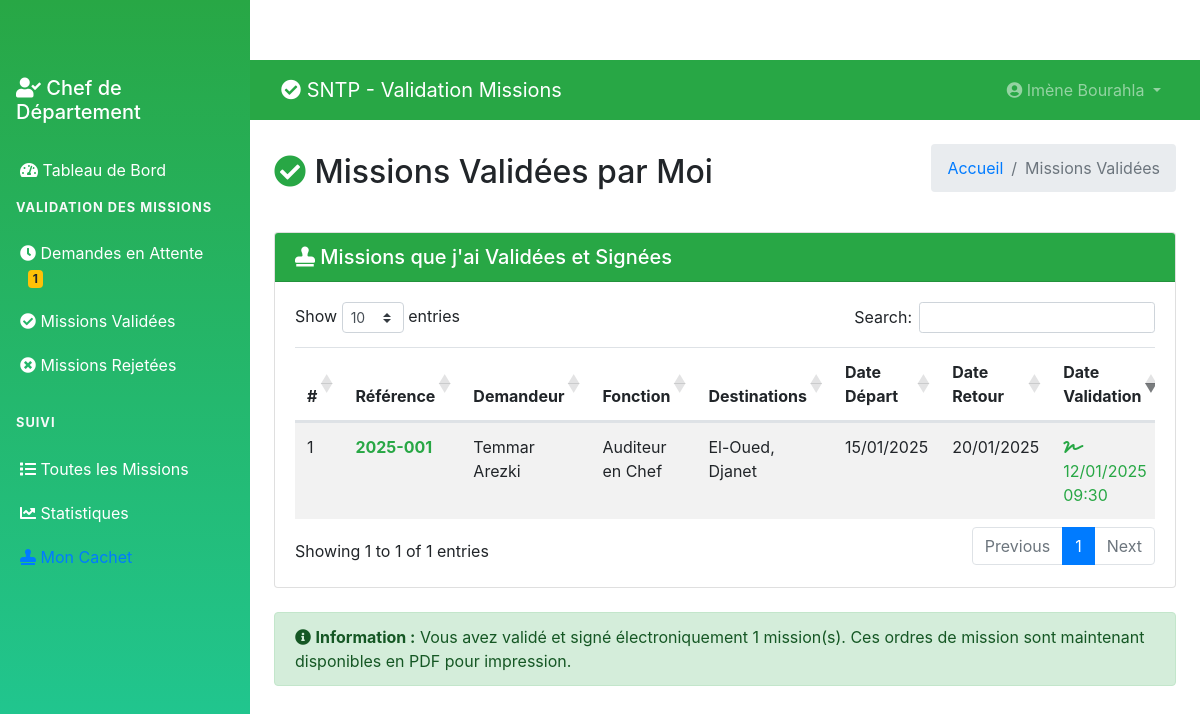
The page /chef/validated-missions.php (signed in) on the database its author committed.
### tables this page shows
CREATE TABLE `tblusers` (
  `ID` int(10) NOT NULL,
  `Nom` varchar(200) DEFAULT NULL,
  `Prenom` varchar(200) DEFAULT NULL,
  `Email` varchar(200) DEFAULT NULL,
  `Fonction` varchar(200) DEFAULT NULL,
  `Departement` varchar(200) DEFAULT NULL,
  `MobileNumber` bigint(10) DEFAULT NULL,
  `Password` varchar(200) NOT NULL,
  `Role` enum('admin','chef_departement','user') DEFAULT 'user',
  `RegDate` timestamp NULL DEFAULT current_timestamp()
);

CREATE TABLE `tblmissions` (
  `ID` int(10) NOT NULL,
  `UserID` int(5) NOT NULL,
  `SubmittedBy` int(5) DEFAULT NULL,
  `ReferenceNumber` varchar(50) DEFAULT NULL,
  `NomPrenom` varchar(400) DEFAULT NULL,
  `Fonction` varchar(200) DEFAULT NULL,
  `VilleDepart` varchar(200) DEFAULT NULL,
  `DateDepart` date DEFAULT NULL,
  `Destinations` text DEFAULT NULL,
  `ItineraireType` varchar(100) DEFAULT NULL,
  `MotifDeplacement` varchar(300) DEFAULT NULL,
  `MoyenTransport` varchar(200) DEFAULT NULL,
  `DateRetour` date DEFAULT NULL,
  `Observations` text DEFAULT NULL,
  `Status` enum('en_attente','validee','rejetee','en_cours') DEFAULT 'en_attente',
  `Remarque` text DEFAULT NULL,
  `ValidatedBy` int(5) DEFAULT NULL,
  `DateCreation` timestamp NULL DEFAULT current_timestamp(),
  `DateValidation` timestamp NULL DEFAULT NULL ON UPDATE current_timestamp()
);

### chef/validated-missions.php (the view, shortened to what this page needs)
<?php
include('../includes/config.php');
if (strlen($_SESSION['GMScid']) == 0) {
    header('location:logout.php');
} else {
?>
<!DOCTYPE html>
<html lang="fr">
<head>
    <link href="https://cdn.jsdelivr.net/npm/bootstrap@4.6.2/dist/css/bootstrap.min.css" rel="stylesheet">
    <link href="https://cdnjs.cloudflare.com/ajax/libs/font-awesome/5.15.4/css/all.min.css" rel="stylesheet">
    <link href="https://cdn.datatables.net/1.11.5/css/dataTables.bootstrap4.min.css" rel="stylesheet">
</head>
<body>
    <?php include_once('includes/sidebar.php'); ?>
    <div class="main-content">
        <?php include_once('includes/header.php'); ?>
        <div class="container-fluid p-4">
            <div class="d-flex justify-content-between align-items-center mb-4">
                <h2><i class="fas fa-check-circle text-success"></i> Missions Validées par Moi</h2>
                <nav aria-label="breadcrumb">
                    <ol class="breadcrumb">
                        <li class="breadcrumb-item"><a href="dashboard.php">Accueil</a></li>
                        <li class="breadcrumb-item active">Missions Validées</li>
                    </ol>
                </nav>
            </div>
            <div class="card">
                <div class="card-header bg-success text-white">
                    <h5 class="mb-0">
                        <i class="fas fa-stamp"></i>
                        Missions que j'ai Validées et Signées
                    </h5>
                </div>
                <div class="card-body">
                    <div class="table-responsive">
                        <table class="table table-striped data-table">
                            <thead>
                                <tr>
                                    <th>#</th>
                                    <th>Référence</th>
                                    <th>Demandeur</th>
                                    <th>Fonction</th>
                                    <th>Destinations</th>
                                    <th>Date Départ</th>
                                    <th>Date Retour</th>
                                    <th>Date Validation</th>
                                </tr>
                            </thead>
                            <tbody>
                                <?php
                                $sql = "SELECT m.*, u.Nom, u.Prenom, u.Fonction as UserFonction
                                       FROM tblmissions m
                                       JOIN tblusers u ON m.UserID = u.ID
                                       WHERE m.Status='validee' AND m.ValidatedBy=:cid
                                       ORDER BY m.DateValidation DESC";
                                $query = $dbh->prepare($sql);
                                $query->bindParam(':cid', $cid, PDO::PARAM_STR);
                                $query->execute();
                                $results = $query->fetchAll(PDO::FETCH_OBJ);
                                $cnt = 1;
                                if($query->rowCount() > 0) {
                                    foreach($results as $row) {
                                ?>
                                <tr>
                                    <td><?php echo $cnt; ?></td>
                                    <td>
                                        <strong class="text-success"><?php echo htmlentities($row->ReferenceNumber); ?></strong>
                                    </td>
                                    <td><?php echo htmlentities($row->Nom . ' ' . $row->Prenom); ?></td>
                                    <td><?php echo htmlentities($row->UserFonction); ?></td>
                                    <td><?php echo htmlentities($row->Destinations); ?></td>
                                    <td><?php echo date('d/m/Y', strtotime($row->DateDepart)); ?></td>
                                    <td><?php echo date('d/m/Y', strtotime($row->DateRetour)); ?></td>
                                    <td>
                                        <span class="text-success">
                                            <i class="fas fa-signature"></i>
                                            <?php echo date('d/m/Y H:i', strtotime($row->DateValidation)); ?>
                                        </span>
                                    </td>
                                </tr>
                                <?php $cnt++; }
                                } ?>
                            </tbody>
                        </table>
                    </div>
                </div>
            </div>
            <?php if($query->rowCount() > 0) { ?>
            <div class="mt-4">
                <div class="alert alert-success">
                    <i class="fas fa-info-circle"></i>
                    <strong>Information :</strong> Vous avez validé et signé électroniquement <?php echo $query->rowCount(); ?> mission(s).
                    Ces ordres de mission sont maintenant disponibles en PDF pour impression.
                </div>
            </div>
            <?php } ?>
        </div>
    </div>
</body>
</html>
<?php } ?>

### chef/includes/header.php (shortened to what this page needs)
<nav class="navbar navbar-expand-lg navbar-dark bg-success">
    <div class="container-fluid">
        <a class="navbar-brand" href="dashboard.php">
            <i class="fas fa-check-circle"></i> SNTP - Validation Missions
        </a>
        <div class="collapse navbar-collapse" id="navbarNav">
            <ul class="navbar-nav ml-auto">
                <li class="nav-item dropdown">
                    <a class="nav-link dropdown-toggle" href="#" id="navbarDropdown" role="button" data-toggle="dropdown">
                        <i class="fas fa-user-circle"></i>
                        <?php
                        $cid = $_SESSION['GMScid'];
                        $sql = "SELECT Nom,Prenom FROM tblusers WHERE ID=:cid";
                        $query = $dbh->prepare($sql);
                        $query->bindParam(':cid',$cid,PDO::PARAM_STR);
                        $query->execute();
                        $result = $query->fetch(PDO::FETCH_OBJ);
                        echo htmlentities($result->Prenom . ' ' . $result->Nom);
                        ?>
                    </a>
                </li>
            </ul>
        </div>
    </div>
</nav>

### chef/includes/sidebar.php (style rules this page uses)
.main-content { margin-left: 250px; padding-top: 60px; }
.nav-link { padding: 10px 20px; border-radius: 0; transition: background-color 0.3s; }

### rows shown on the page
tblusers: Prenom+Nom "Imène Bourahla"
tblmissions: ReferenceNumber "2025-001", UserID.Prenom "Temmar Arezki", UserID.Fonction "Auditeur en Chef", Destinations "El-Oued, Djanet", DateDepart "15/01/2025", DateRetour "20/01/2025", DateValidation "12/01/2025 09:30"

### other values the page prints
$pending "1"
$query->rowCount() "1"
